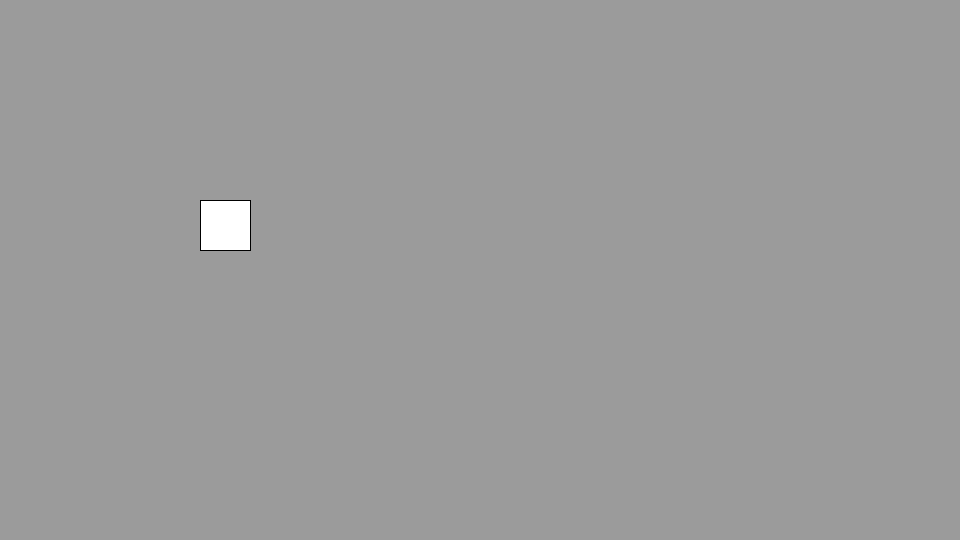
Frame 1 (no input)
Frame 60 (the mouse pressed at the canvas centre just before this capture): identical to frame 1, image omitted
Frame 120 (the mouse held since frame 60 and released just before this capture): identical to frame 1, image omitted

The Processing sketch that drew this single still picture (run headless with seeded random() and noise(); from frame 60 on, the mouse is pressed at the canvas centre):

// Processing sketch: classe_button
// ── classe_button.pde
/*
 Exemple de classe de type bouton.
 Une seule instance de la classe est utilisée.
 
 Auteur : Jean-Maxime Couillard
 Licence : 
 Syntaxe : Processing version 3.0b5
*/


Button button1;

void setup() {
  size(960,540);
  
  // Création d'une instance de Carre
  button1 = new Button(50.0);
  button1.x = 200.0;
  button1.y = 200.0;
}

void draw() {
  
  if(button1.isClicked()) {
    background(200);
  } else  {
    background(155);
  }
    
  
  
  // Dessin du carre 1
  button1.draw();
  
    
}
// ── Button.pde
class Button {

  // Définition des variables contenus dans la classe
  float x = 0.0;
  float y = 0.0;
  float s;

  // Constructeur (appelé lorsqu'on utilise le mot-clé new)
  Button(float size) {
    s = size;
  }

  // Fonction personnalisée, que l'on doit appeler manuellement
  void draw() {
    rectMode(CORNER);
    stroke(0);
    if (isClicked()) fill(200);
    else fill(255);
    rect(x, y, s, s);
  }

  // Fonction personnalisée, que l'on doit appeler manuellement
  boolean isClicked() {
    if (mousePressed && (mouseX>x && mouseX<x+s && mouseY>y && mouseY<y+s)) {
      return true;
    }
    else {
      return false;
    }
  }
}
